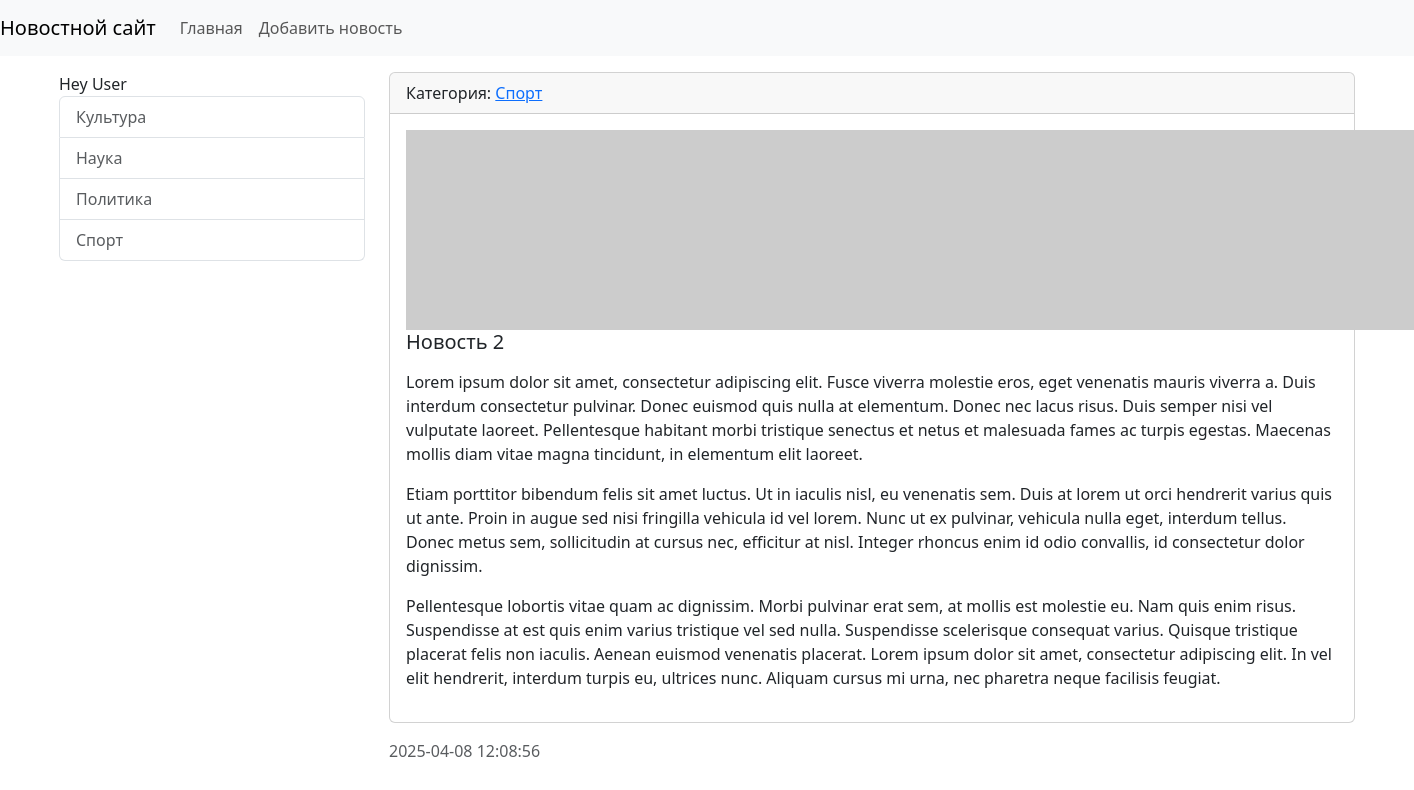
Screenshot of /news/2/ with the database file from the repository.
### news/models.py (models this page shows, shortened)
class Category(models.Model):
    title = models.CharField(max_length=150, db_index=True, verbose_name='Наименование категории')
    def get_absolute_url(self):
        return reverse('category', kwargs={'category_id': self.pk})
    def __str__(self):
        return self.title
    class Meta:
        verbose_name = 'Категория'
        verbose_name_plural = 'Категории'
        ordering = ['title']

class News(models.Model):
    title = models.CharField(max_length=150, verbose_name='Наименование')
    content = models.TextField(blank=True, verbose_name='Контент')
    created_at = models.DateTimeField(auto_now_add=True, verbose_name='Дата публикации')
    updated_at = models.DateTimeField(auto_now=True, verbose_name='Дата обновления')
    photo = models.ImageField(upload_to='photos/%Y/%m/%d', verbose_name='Фото', blank=True)
    is_published = models.BooleanField(default=True, verbose_name='Опубликовано')
    category = models.ForeignKey('Category', on_delete=models.PROTECT, verbose_name='Наименование категория')
    class Meta:
        verbose_name = 'Новость'
        verbose_name_plural = 'Новости'
        ordering = ['-created_at']

### news/views.py (the view)
# urls.py: path('news/<int:pk>/', ViewNews.as_view(), name='view_news'),
class ViewNews(DetailView):
    model = News
    context_object_name = 'news_item'

### news/templatetags/news_tags.py (called while the page is built)
@register.inclusion_tag('news/list_categories.html')
def show_categories(arg1='Hello', arg2='World'):
    categories = Category.objects.all()
    return {"categories": categories, "arg1": arg1, "arg2": arg2}

### news/templates/news/news_detail.html (shortened to what this page needs)
{% extends 'base.html' %}
{% block sidebar %}
{% include 'inc/_sidebar.html' %}
{% endblock %}
{% block content %}
<div class="card mb-3">
    <div class="card-header">
        Категория: <a href="{{  news_item.category.get_absolute_url }}">{{ news_item.category }}</a>
    </div>
    <div class="card-body">
        {% if news_item.photo %}
        <img src="{{ news_item.photo.url }}" alt="" width="350" class="float-left mr-3">
        {% else %}
        <img src="https://picsum.photos/id/1060/200/348/?blur=2" alt="" class="mr-3">
        {% endif %}
        <h5 class="card-title">{{ news_item.title }}</h5>
        <p class="card-text">{{ news_item.content|safe|linebreaks }}</p>
    </div>
</div>
<div class="card-footer text-muted">
    {{ news_item.created_at|date:"Y-m-d H:i:s" }}
</div>
{% endblock %}

### news/templates/news/list_categories.html
<div class="list-group">
    {{ arg1 }} {{ arg2 }}
    {% for item in categories %}
        <a href="{{ item.get_absolute_url }}" class="list-group-item list-group-item-action">{{ item.title }}</a>
    {% endfor %}
</div>

### DjangoProject/static/css/style.css (style rules this page uses)
body { background-color: white; }

### rows the page displays
Category: title "Культура"
Category: title "Наука"
Category: title "Политика"
Category: title "Спорт"
News: category "Спорт", title "Новость 2", content "Lorem ipsum dolor sit amet, consectetur adipiscing elit. Fusce viverra molestie eros, eget venenatis mauris viverra a. Duis interdum consectetur pulvinar. Donec euismod quis nulla at elementum. Donec nec lacus risus. Duis semper nisi vel vulputate laoreet. Pellentesque habitant morbi tristique senectus et netus et malesuada fames ac turpis egestas. Maecenas mollis diam vitae magna tincidunt, in elementum elit laoreet. Etiam porttitor bibendum felis sit amet luctus. Ut in iaculis nisl, eu venenatis sem. Duis at lorem ut orci hendrerit varius quis ut ante. Proin in augue sed nisi fringilla vehicula id vel lorem. Nunc ut ex pulvinar, vehicula nulla eget, interdum tellus. Donec metus sem,…", created_at "2025-04-08 12:08:56"

### other values shown
{{ arg1 }} "Hey"
{{ arg2 }} "User"
